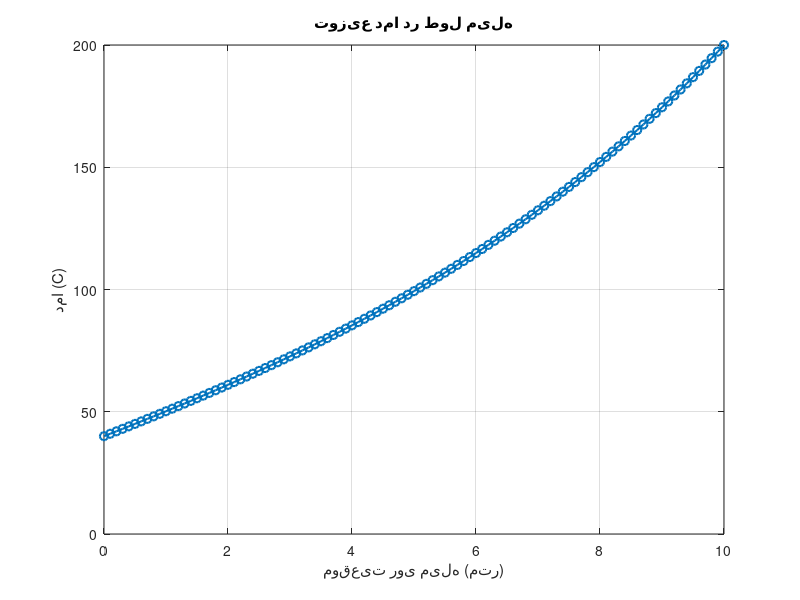

Here is the MATLAB script that generated this plot:
clc;clear;close all;

L = 10; 
n_segments = 100; 
n_nodes = n_segments + 1; 
dx = L / n_segments; 
h_prime = 0.02; 
T_a = 20; 
T_0 = 40; 
T_L = 200; 

alpha = h_prime * dx^2; % محاسبه مقدار ثابت در معادله

A = zeros(n_nodes, n_nodes);
b = zeros(n_nodes, 1);

b(1) = T_0;
b(end) = T_L;

for i = 2:n_nodes-1
    A(i, i-1) = -1;
    A(i, i) = 2 + alpha;
    A(i, i+1) = -1;
    b(i) = alpha * T_a;
end

A(1, 1) = 1;
A(end, end) = 1;

T = A \ b;  %همان (معکوس آ) ضربدر بی

x_positions = linspace(0, L, n_nodes);

fprintf('دما           موقعیت\n');
for i = 1:n_nodes
    fprintf('%.2f    %.4f\n', x_positions(i), T(i));
end

figure;
plot(x_positions, T, '-o', 'LineWidth', 1.5);
xlabel('موقعیت روی میله (متر)');
ylabel('دما (C)');
title('توزیع دما در طول میله');
grid on;
